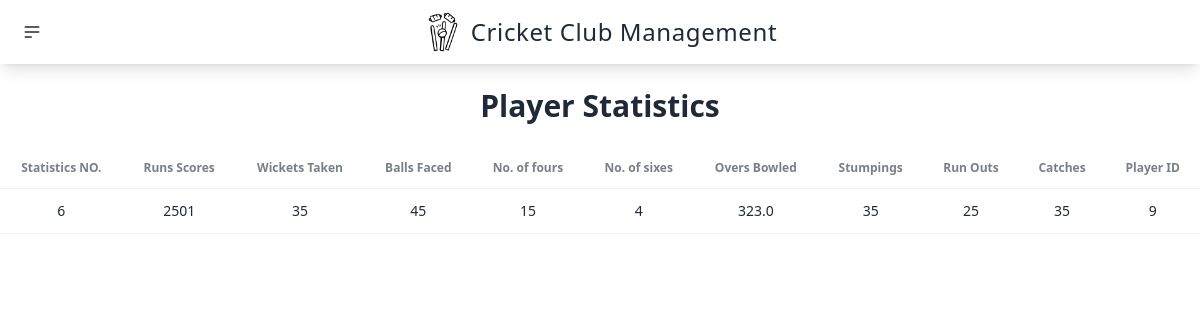
Screenshot of /User-Site/display-player-statistics.php with the database file from the repository.
### tables this page shows
CREATE TABLE `playerstatistics` (
  `player_stats_id` int(11) UNSIGNED NOT NULL,
  `runs_scored` int(11) DEFAULT NULL,
  `wickets_taken` int(11) DEFAULT NULL,
  `balls_faced` int(11) DEFAULT NULL,
  `fours_hit` int(11) DEFAULT NULL,
  `sixes_hit` int(11) DEFAULT NULL,
  `overs_bowled` decimal(4,1) DEFAULT NULL,
  `stumpings` int(11) DEFAULT NULL,
  `run_outs` int(11) DEFAULT NULL,
  `catches` int(11) DEFAULT NULL,
  `player_id` int(11) DEFAULT NULL
);

### User-Site/display-player-statistics.php (the view, shortened to what this page needs)
<?php
include '../connect.php';
?>
<!DOCTYPE html>
<html lang="en">
<head>
    <link href="https://cdn.jsdelivr.net/npm/daisyui@4.12.14/dist/full.min.css" rel="stylesheet" type="text/css" />
    <script src="https://cdn.tailwindcss.com"></script>
</head>
<?php include('partials/header.php'); ?>
<body>
    <h1 class="text-center text-3xl font-extrabold p-6">Player Statistics</h1>
    <div class="overflow-x-auto">
        <table class="table">
            <thead>
                <tr>
                    <th class="text-center">Statistics NO.</th>
                    <th class="text-center">Runs Scores</th>
                    <th class="text-center">Wickets Taken</th>
                    <th class="text-center">Balls Faced</th>
                    <th class="text-center">No. of fours</th>
                    <th class="text-center">No. of sixes</th>
                    <th class="text-center">Overs Bowled</th>
                    <th class="text-center">Stumpings</th>
                    <th class="text-center">Run Outs</th>
                    <th class="text-center">Catches</th>
                    <th class="text-center">Player ID</th>
                </tr>
            </thead>
            <tbody>
                <?php
                $sql = "SELECT * FROM `playerstatistics`";
                $result = mysqli_query($conn, $sql);
                if ($result) {
                    while ($row = mysqli_fetch_array($result)) {
                        $player_stats_id = $row['player_stats_id'];
                        $runs_scored = $row['runs_scored'];
                        $wickets_taken = $row['wickets_taken'];
                        $balls_faced = $row['balls_faced'];
                        $fours_hit = $row['fours_hit'];
                        $sixes_hit = $row['sixes_hit'];
                        $overs_bowled = $row['overs_bowled'];
                        $stumpings = $row['stumpings'];
                        $run_outs = $row['run_outs'];
                        $catches = $row['catches'];
                        $player_id = $row['player_id'];
                        echo '<tr>
                    <td class="text-center">' . $player_stats_id . '</td>
                    <td class="text-center">' . $runs_scored . '</td>
                    <td class="text-center">' . $wickets_taken . '</td>
                    <td class="text-center">' . $balls_faced . '</td>
                    <td class="text-center">' . $fours_hit . '</td>
                    <td class="text-center">' . $sixes_hit . '</td>
                    <td class="text-center">' . $overs_bowled . '</td>
                    <td class="text-center">' . $stumpings . '</td>
                    <td class="text-center">' . $run_outs . '</td>
                    <td class="text-center">' . $catches . '</td>
                    <td class="text-center">' . $player_id . '</td>
                </tr>';
                    }
                }
                ?>
            </tbody>
        </table>
    </div>
</body>
</html>

### rows the page displays
playerstatistics: player_stats_id "6", runs_scored "2501", wickets_taken "35", balls_faced "45", fours_hit "15", sixes_hit "4", overs_bowled "323.0", stumpings "35", run_outs "25", catches "35", player "9"
